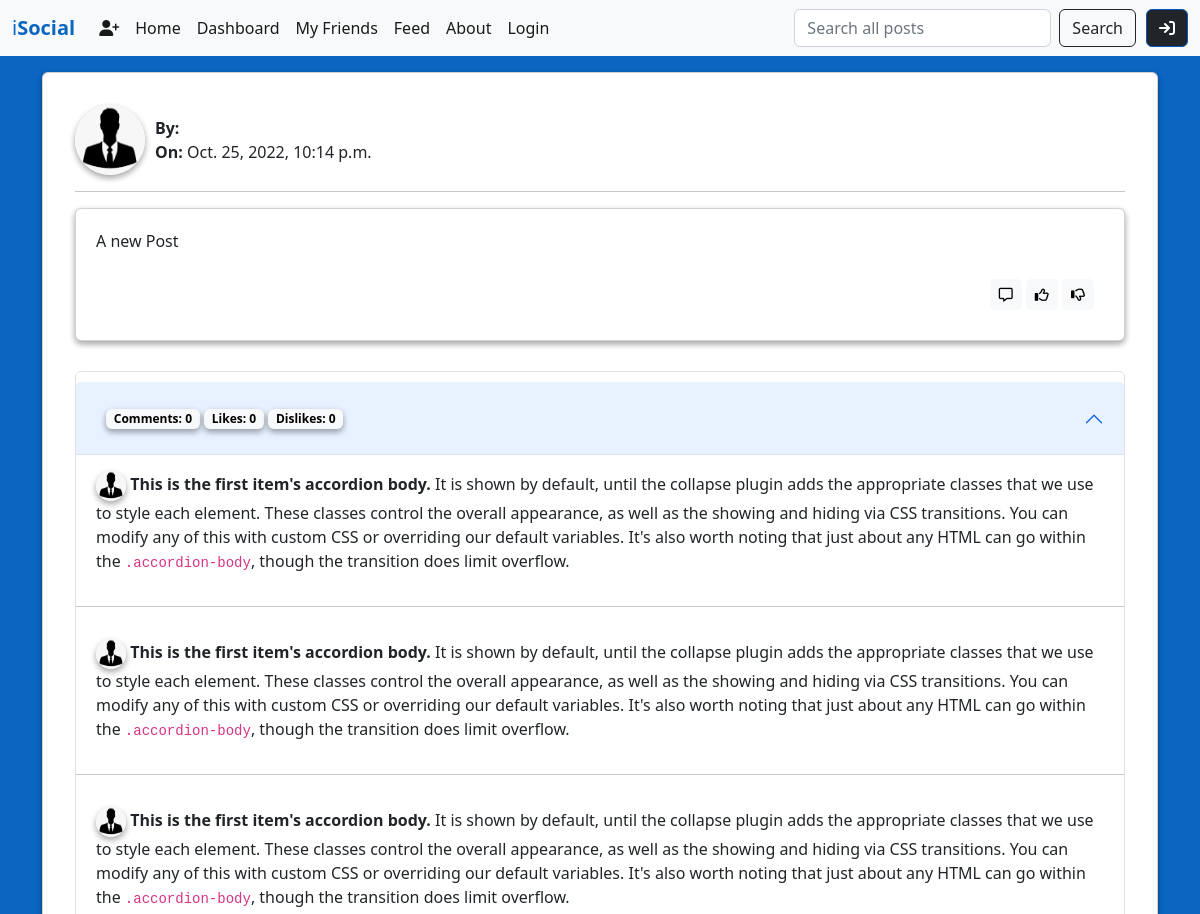
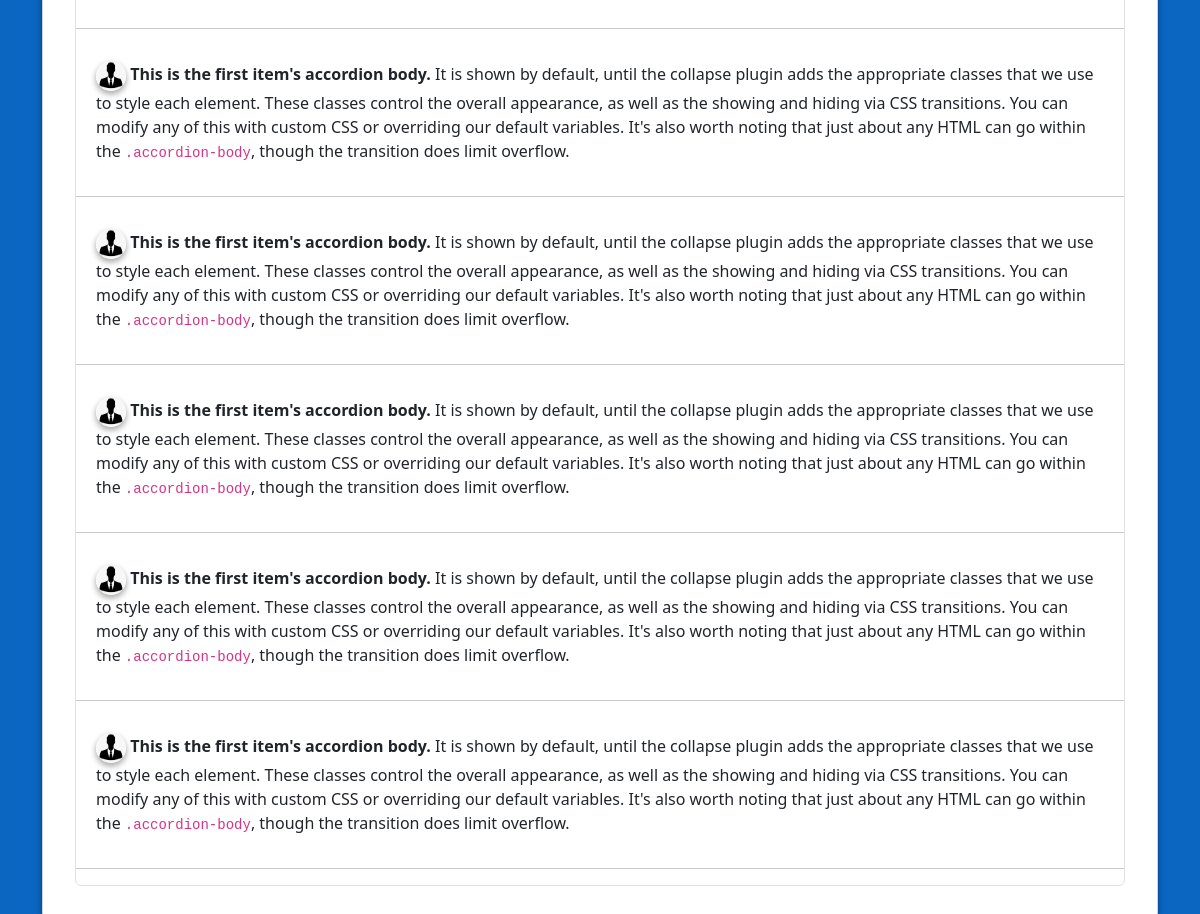
The page /posts/2 on the database its author committed (2 pictures, top to bottom).
### posts/models.py (models this page shows)
class Post(models.Model):
    body = models.TextField()
    comments = models.IntegerField(default=0)
    likes = models.IntegerField(default=0)
    dislikes = models.IntegerField(default=0)
    created_on = models.DateTimeField(
        auto_now_add=True,
        null=True,
        blank=True
    )

### posts/views.py (the view)
# urls.py: path('<int:pk>', PostDetailView.as_view(), name='post_detail'),
class PostDetailView(DetailView, LoginRequiredMixin):
    template_name = "posts/post_detail.html"
    model = Post

### templates/posts/post_detail.html (shortened to what this page needs)
{% extends 'base.html' %}
{% block content %}
    <div class="card box">
        <div class="card-body">
            <div class="card-body">
                <div class="post-top">
                    <div  class="post-top">
                        <div>
                            <img src="/static/img/male.jpeg" alt="default user pic" width="70" height="70" class="profile-pic">
                        </div>
                        <div>
                            <div>
                                <strong>By:</strong> <a href="#"> {{ post.poster}} </a>
                            </div>
                            <div>
                                <strong> On:</strong> {{ post.created_on }}
                            </div>
                        </div>
                    </div>
                </div>
            <hr>
            <div class="card box post-text-box">
                <p class="card-text">{{ post.body }}</p>
                <div class="author-options">
                    {% if user != post.poster %}
                    <a href="#" class="btn btn-sm btn-light">
                        <i class="fa-regular fa-message"></i>
                    </a>
                    <a href="#" class="btn btn-sm btn-light">
                        <i class="fa-regular fa-thumbs-up"></i>
                    </a>
                    <a href="#" class="btn btn-sm btn-light">
                        <i class="fa-regular fa-thumbs-down"></i>
                    </a>
                    {% endif %}
                </div>
            </div>
            <div class="accordion comment-accordian">
                <div class="accordion-item">
                  <h2 class="accordion-header" id="headingOne">
                    <button class="accordion-button" type="button" data-bs-toggle="collapse" data-bs-target="#collapseOne" aria-expanded="true" aria-controls="collapseOne">
                        <div class="author-options">
                            <span class="badge text-bg-light comment-count"><strong>Comments:</strong> {{ post.comments }}</span>
                            <span class="badge text-bg-light like-count"><strong>Likes:</strong> {{ post.likes }}</span>
                            <span class="badge text-bg-light dislike-count"><strong>Dislikes:</strong> {{ post.dislikes }}</span>
                        </div>
                    </button>
                  </h2>
                  <div id="collapseOne" class="accordion-collapse collapse show" aria-labelledby="headingOne" data-bs-parent="#accordionExample">
                    <div class="accordion-body">
                        <img src="/static/img/male.jpeg" alt="default user pic" width="30" height="30" class="profile-pic">
                        <strong>This is the first item's accordion body.</strong> It is shown by default, until the collapse plugin adds the appropriate classes that we use to style each element. These classes control the overall appearance, as well as the showing and hiding via CSS transitions. You can modify any of this with custom CSS or overriding our default variables. It's also worth noting that just about any HTML can go within the <code>.accordion-body</code>, though the transition does limit overflow.
                    </div>
                    <hr>
                    <div class="accordion-body">
                        <img src="/static/img/male.jpeg" alt="default user pic" width="30" height="30" class="profile-pic">
                        <strong>This is the first item's accordion body.</strong> It is shown by default, until the collapse plugin adds the appropriate classes that we use to style each element. These classes control the overall appearance, as well as the showing and hiding via CSS transitions. You can modify any of this with custom CSS or overriding our default variables. It's also worth noting that just about any HTML can go within the <code>.accordion-body</code>, though the transition does limit overflow.
                    </div>
                    <hr>
                    <div class="accordion-body">
                        <img src="/static/img/male.jpeg" alt="default user pic" width="30" height="30" class="profile-pic">
                        <strong>This is the first item's accordion body.</strong> It is shown by default, until the collapse plugin adds the appropriate classes that we use to style each element. These classes control the overall appearance, as well as the showing and hiding via CSS transitions. You can modify any of this with custom CSS or overriding our default variables. It's also worth noting that just about any HTML can go within the <code>.accordion-body</code>, though the transition does limit overflow.
                    </div>
                    <hr>
                    <div class="accordion-body">
                        <img src="/static/img/male.jpeg" alt="default user pic" width="30" height="30" class="profile-pic">
                        <strong>This is the first item's accordion body.</strong> It is shown by default, until the collapse plugin adds the appropriate classes that we use to style each element. These classes control the overall appearance, as well as the showing and hiding via CSS transitions. You can modify any of this with custom CSS or overriding our default variables. It's also worth noting that just about any HTML can go within the <code>.accordion-body</code>, though the transition does limit overflow.
                    </div>
                    <hr>
                    <div class="accordion-body">
                        <img src="/static/img/male.jpeg" alt="default user pic" width="30" height="30" class="profile-pic">
                        <strong>This is the first item's accordion body.</strong> It is shown by default, until the collapse plugin adds the appropriate classes that we use to style each element. These classes control the overall appearance, as well as the showing and hiding via CSS transitions. You can modify any of this with custom CSS or overriding our default variables. It's also worth noting that just about any HTML can go within the <code>.accordion-body</code>, though the transition does limit overflow.
                    </div>
                    <hr>
                    <div class="accordion-body">
                        <img src="/static/img/male.jpeg" alt="default user pic" width="30" height="30" class="profile-pic">
                        <strong>This is the first item's accordion body.</strong> It is shown by default, until the collapse plugin adds the appropriate classes that we use to style each element. These classes control the overall appearance, as well as the showing and hiding via CSS transitions. You can modify any of this with custom CSS or overriding our default variables. It's also worth noting that just about any HTML can go within the <code>.accordion-body</code>, though the transition does limit overflow.
                    </div>
                    <hr>
                    <div class="accordion-body">
                        <img src="/static/img/male.jpeg" alt="default user pic" width="30" height="30" class="profile-pic">
                        <strong>This is the first item's accordion body.</strong> It is shown by default, until the collapse plugin adds the appropriate classes that we use to style each element. These classes control the overall appearance, as well as the showing and hiding via CSS transitions. You can modify any of this with custom CSS or overriding our default variables. It's also worth noting that just about any HTML can go within the <code>.accordion-body</code>, though the transition does limit overflow.
                    </div>
                    <hr>
                    <div class="accordion-body">
                        <img src="/static/img/male.jpeg" alt="default user pic" width="30" height="30" class="profile-pic">
                        <strong>This is the first item's accordion body.</strong> It is shown by default, until the collapse plugin adds the appropriate classes that we use to style each element. These classes control the overall appearance, as well as the showing and hiding via CSS transitions. You can modify any of this with custom CSS or overriding our default variables. It's also worth noting that just about any HTML can go within the <code>.accordion-body</code>, though the transition does limit overflow.
                    </div>
                    <hr>
                </div>
            </div>
            </div>
        </div>
    </div>
{% endblock content %}

### static/css/base.css (style rules this page uses)
.comment-accordian { margin-top: 30px; }
.comment-count, .like-count, .dislike-count { box-shadow: rgba(0, 0, 0, 0.16) 0px 3px 6px, rgba(0, 0, 0, 0.23) 0px 3px 6px; }
.post-text-box { padding: 20px }
.profile-pic { box-shadow: rgba(0, 0, 0, 0.16) 0px 3px 6px, rgba(0, 0, 0, 0.23) 0px 3px 6px; border-radius: 50%; }
.post-top { display: flex; align-items: center; justify-content: space-between; gap: 10px; }
h1, h2, h3, h4, h5, h6 { text-align: center; margin-top:10px; margin-bottom:10px; color: #212529; }
body { background-color: #0b66c2; }
.box { box-shadow: rgba(0, 0, 0, 0.16) 0px 3px 6px, rgba(0, 0, 0, 0.23) 0px 3px 6px; background-color: white; }
.author-options, #post-more { text-align: right; margin: 10px 10px; }

### rows shown on the page
Post: created_on "Oct. 25, 2022, 10:14 p.m.", body "A new Post", comments "0", likes "0", dislikes "0"
